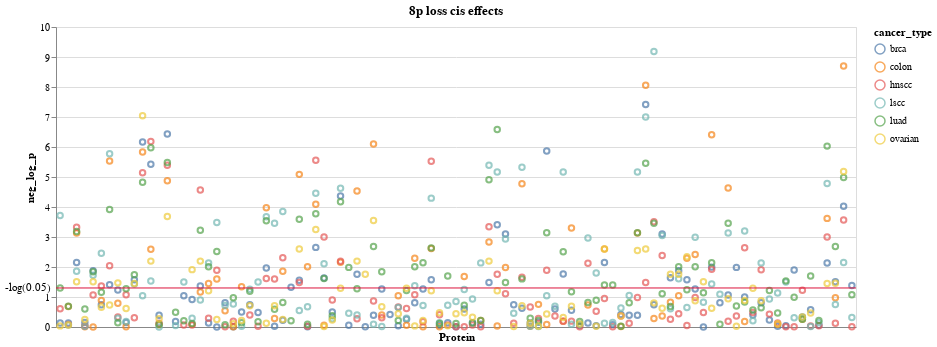

Notebook code for this chart:
### Markdown cell above
## Make dotplot

### Code cell
def make_pval_dotplot(df, title, group_col, val_col, color_col, dx, y=True, sig=0.05):
    
    df = df.sort_values(by=[
        "chromosome",
        "arm",
        "start_bp",
        "end_bp"
    ])
    
    val_log_col = "neg_log_p"
    log_cutoff = -np.log10(sig)
    df = df.assign(**{val_log_col: - np.log10(df[val_col])})
    
    if y:
        chart_y = alt.Y(
            val_log_col,
            title=val_log_col
        )
        
    else:
        chart_y = alt.Y(
            val_log_col,
            axis=alt.Axis(
                labels=False,
                ticks=False,
                title=None
            )
        )
        
    chart = alt.Chart(df).mark_point().encode(
        x=alt.X(
            group_col,
            title="Protein",
            sort=alt.SortField("Name"),
            axis=alt.Axis(
                labels=False,
                ticks=False,
            )
        ),
        y=chart_y,
        color=color_col
    )
    
    line = alt.Chart(pd.DataFrame({
        'y': [log_cutoff],
        "label": [f"-log({sig})"]
    })).mark_rule(color="crimson").encode(
        y="y"
    )

    text = line.mark_text(
        align="right",
        dx=dx
    ).encode(
        text="label"
    )

    if y:
        chart = (chart + line + text)
    else:
        chart = (chart + line)
        
    return chart.properties(
        title=title,
        width=800
    )

pval_dotplot = make_pval_dotplot(
    prot, 
    f"{CHROMOSOME}{ARM} {EVENT_TYPE} {CIS_OR_TRANS} effects", 
    group_col="Name", 
    val_col="adj_p", 
    color_col="cancer_type", 
    dx=-405)
pval_dotplot

### Figure 1 — Vega-Lite specification as saved in the notebook (floating-point values rounded to 4 significant figures; data arrays with more than 128 entries replaced by an {"elided": "..."} marker saying what was removed)
{"config": {"view": {"continuousWidth": 400, "continuousHeight": 300}}, "layer": [{"data": {"name": "data-eadb55afbb26c8f67743ddeb200a1e5a"}, "mark": "point", "encoding": {"color": {"field": "cancer_type", "type": "nominal"}, "x": {"axis": {"labels": false, "ticks": false}, "field": "Name", "sort": {"field": "Name"}, "title": "Protein", "type": "nominal"}, "y": {"field": "neg_log_p", "title": "neg_log_p", "type": "quantitative"}}}, {"data": {"name": "data-429973b08f28eb25ab4ec3af8da6bb12"}, "mark": {"type": "rule", "color": "crimson"}, "encoding": {"y": {"field": "y", "type": "quantitative"}}}, {"data": {"name": "data-429973b08f28eb25ab4ec3af8da6bb12"}, "mark": {"type": "text", "align": "right", "dx": -405}, "encoding": {"text": {"field": "label", "type": "nominal"}, "y": {"field": "y", "type": "quantitative"}}}], "title": "8p loss cis effects", "width": 800, "$schema": "https://vega.github.io/schema/vega-lite/v4.17.0.json", "datasets": {"data-eadb55afbb26c8f67743ddeb200a1e5a": {"elided": "515 records"}, "data-429973b08f28eb25ab4ec3af8da6bb12": [{"y": 1.301, "label": "-log(0.05)"}]}}
